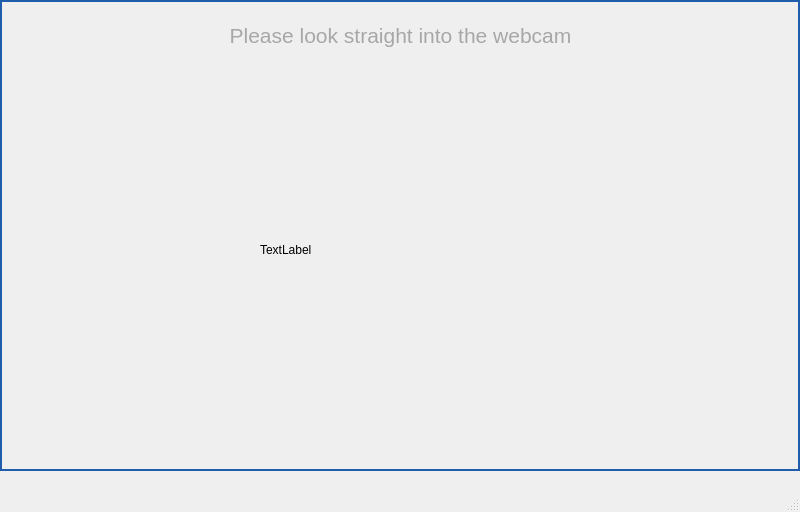
<?xml version="1.0" encoding="UTF-8"?>
<ui version="4.0">
 <class>MainWindow</class>
 <widget class="QMainWindow" name="MainWindow">
  <property name="geometry">
   <rect>
    <x>0</x>
    <y>0</y>
    <width>800</width>
    <height>512</height>
   </rect>
  </property>
  <property name="windowTitle">
   <string>MainWindow</string>
  </property>
  <widget class="QWidget" name="centralwidget">
   <property name="styleSheet">
    <string notr="true"/>
   </property>
   <widget class="QLabel" name="label_2">
    <property name="geometry">
     <rect>
      <x>200</x>
      <y>20</y>
      <width>401</width>
      <height>31</height>
     </rect>
    </property>
    <property name="styleSheet">
     <string notr="true">color: rgb(167, 167, 167);</string>
    </property>
    <property name="text">
     <string>&lt;html&gt;&lt;head/&gt;&lt;body&gt;&lt;p align=&quot;center&quot;&gt;&lt;span style=&quot; font-size:16pt;&quot;&gt;Please look straight into the webcam&lt;/span&gt;&lt;/p&gt;&lt;/body&gt;&lt;/html&gt;</string>
    </property>
   </widget>
   <widget class="QLabel" name="label">
    <property name="geometry">
     <rect>
      <x>0</x>
      <y>0</y>
      <width>800</width>
      <height>471</height>
     </rect>
    </property>
    <property name="styleSheet">
     <string notr="true">border: 2px solid rgb(31, 92, 171);</string>
    </property>
    <property name="text">
     <string/>
    </property>
    <property name="pixmap">
     <pixmap>../UI APP/background5.jpg</pixmap>
    </property>
    <property name="scaledContents">
     <bool>true</bool>
    </property>
   </widget>
   <widget class="QLabel" name="labelCamera">
    <property name="geometry">
     <rect>
      <x>260</x>
      <y>60</y>
      <width>280</width>
      <height>380</height>
     </rect>
    </property>
    <property name="styleSheet">
     <string notr="true">border: 0px solid #1f5cab;
border-radius: 190px;   
background-color: transparent;</string>
    </property>
    <property name="text">
     <string>TextLabel</string>
    </property>
   </widget>
   <zorder>label</zorder>
   <zorder>label_2</zorder>
   <zorder>labelCamera</zorder>
  </widget>
  <widget class="QMenuBar" name="menubar">
   <property name="geometry">
    <rect>
     <x>0</x>
     <y>0</y>
     <width>800</width>
     <height>18</height>
    </rect>
   </property>
  </widget>
  <widget class="QStatusBar" name="statusbar"/>
 </widget>
 <resources/>
 <connections/>
</ui>
